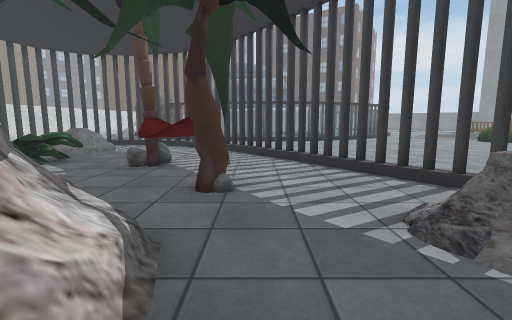
[1] (above)

24 first-person views from a walk through a 3-D level made in the Unity game engine. The camera is 1.2 m above the floor, tilts 8° down and sees 85° across. The floor is counted in squares, 1 m on a side. Each view is taken from the middle of a square. On the plan, view 1 faces up. The plan holds only what a view shows up to about 13 squares ahead; the rest is blank. The place goes on beyond the plan. The player is left out. Some animated figures are left out. Some surface patterns are stand-ins.

[2]
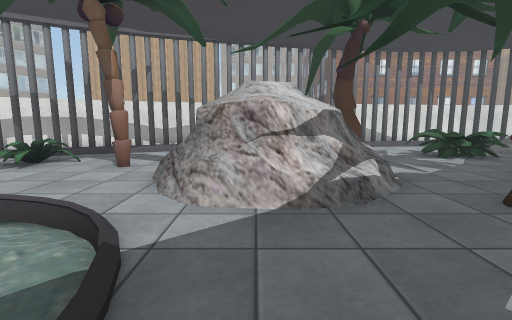

[3]
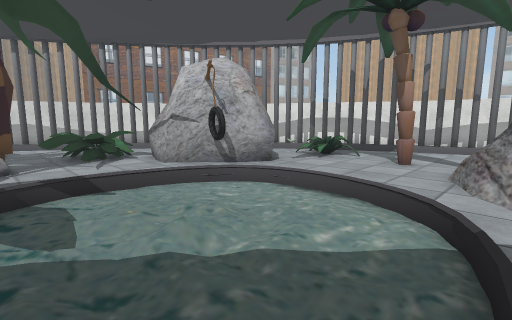

[4]
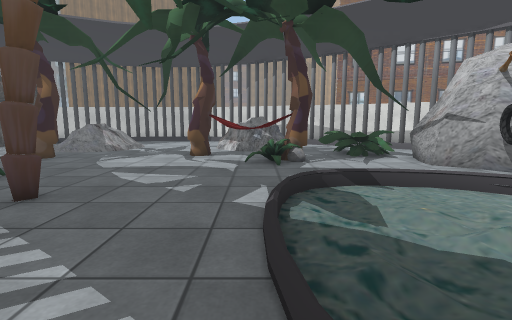

[5]
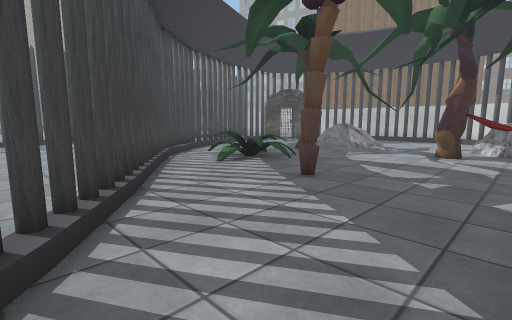

[6]
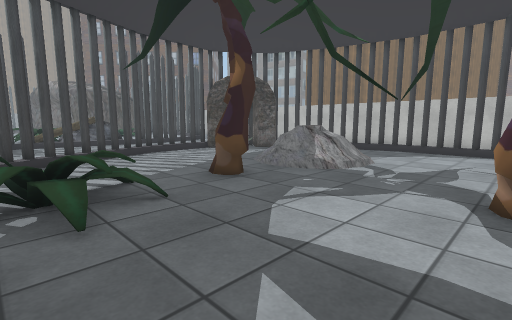

[7]
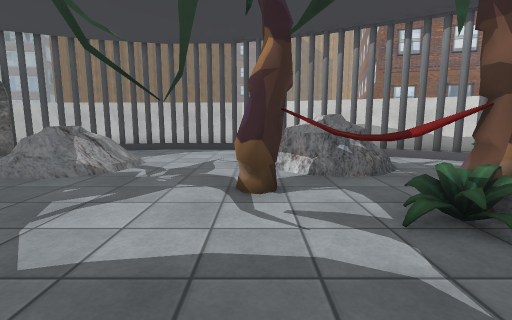

[8]
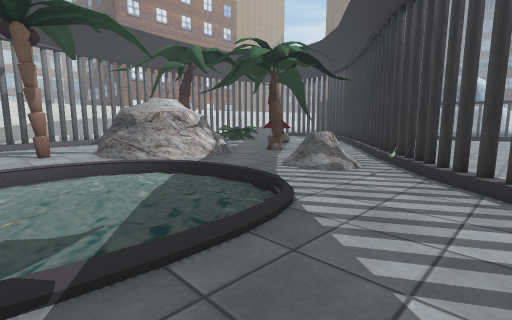

[9]
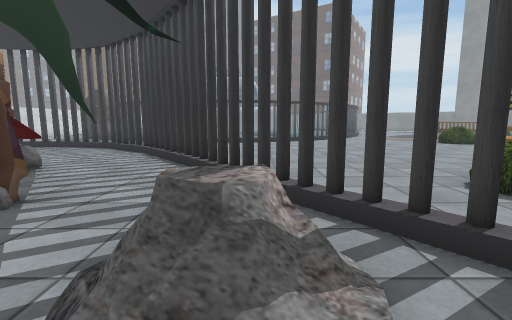

[10]
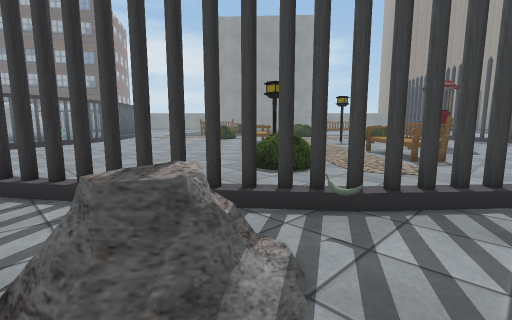

[11]
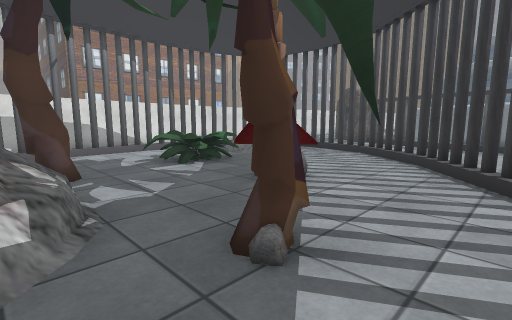

[12]
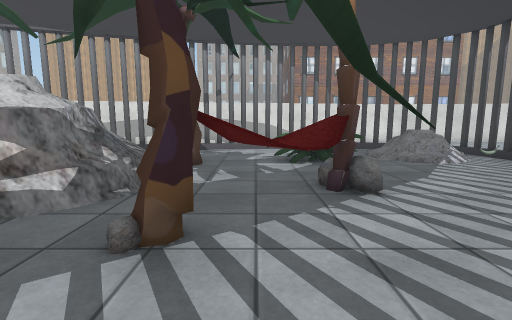

[13]
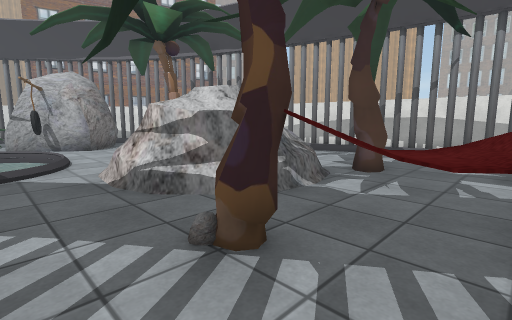

[14]
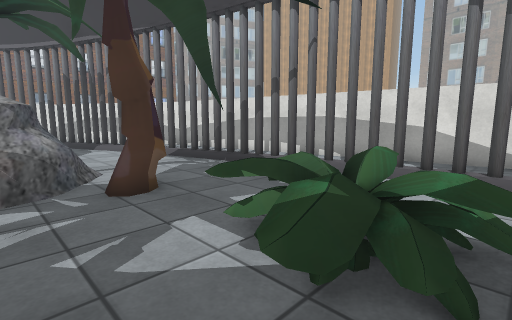

[15]
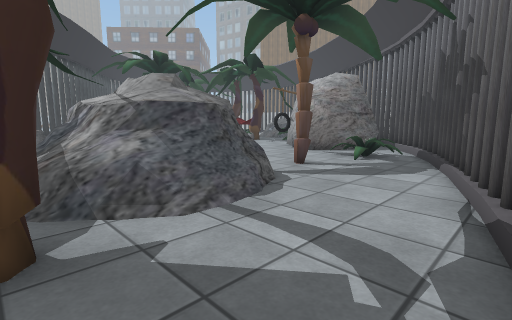

[16]
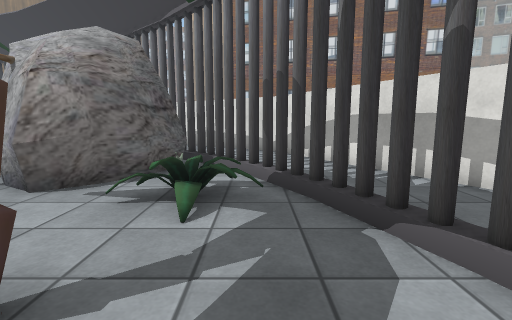

[17]
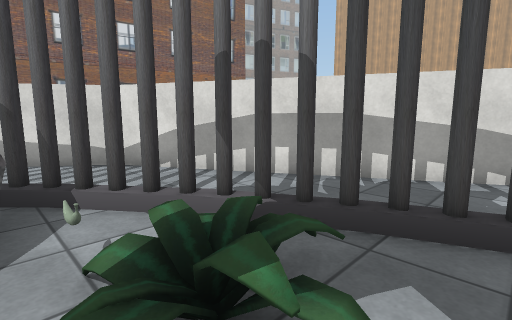

[18]
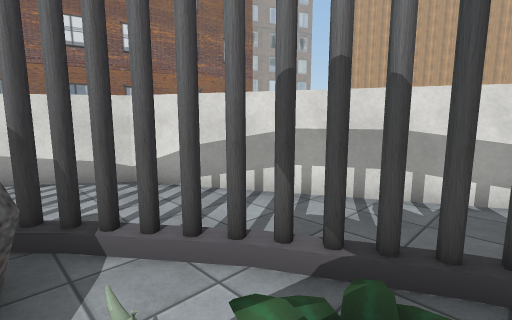

[19]
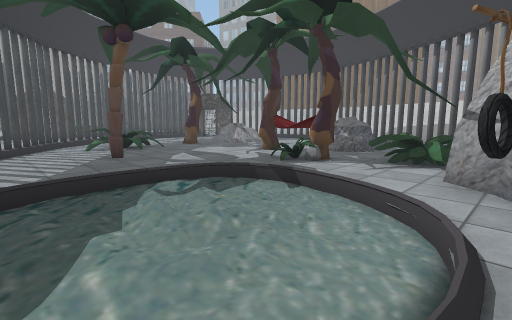

[20]
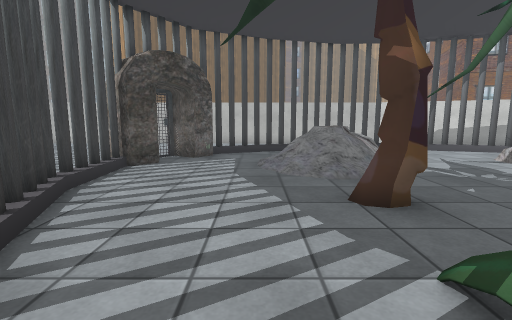

[21]
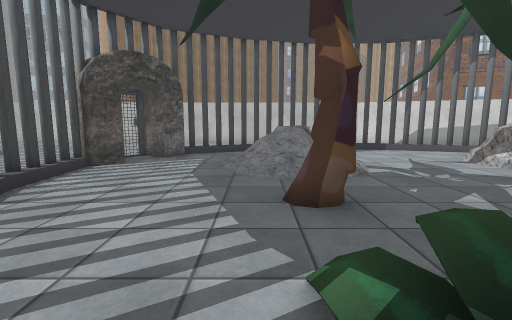

[22]
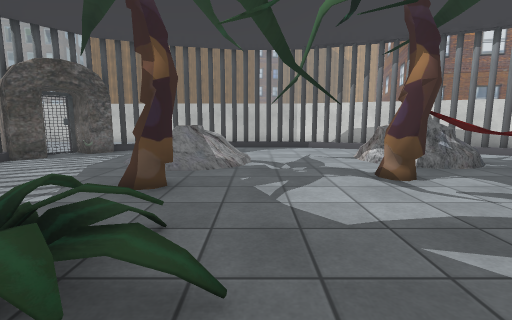

[23]
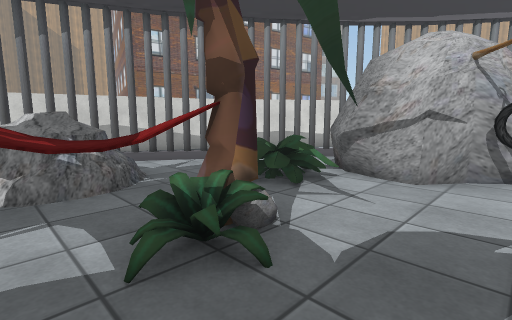

[24]
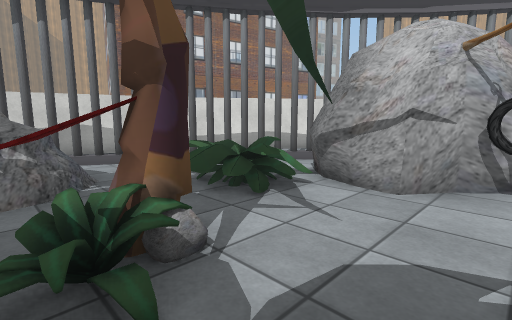

### Floor plan
Key: @ floor where view 1 was taken; # wall or solid block; x gap in a wall; . main floor; : floor 0.25 m higher than the main floor; - floor 0.25 m lower than the main floor; + floor 0.5 m higher than the main floor; * floor 1 m higher than the main floor; / step, stairs or slope; = window, fence, low wall or low ledge; ^ raised ledge; T thing the floor can be seen under or through; B banana; O other object.
Columns run from 12 left of view 1 to 19 right of it. Each row starts with its distance up from view 1.
 15            ..  ....
 14     xxxxx  ..  ..... ..
 13      ....##..  .........
 12   x  //O..##. ..........
 11   x /*/....## ..........=
 10   x.///.....#..........
  9   x...O......#........
  8   x.=O#=.#.#..x.......#
  7   x..==..^^...#T.....   ...
  6   x.......^^...T...== ...=.
  5   x........#....#...O...^^.
  4   x...#..........x.....=^^. ##
  3 # ##...=##=...x^x##....=^.....
  2 # ##...=#^=#..==.B##..........
  1 #. x...=#^==.......#x........
  0 #. x...=##==@.://....#..........
 -1 #. x....==#.-.../.....#x..  ....
 -2 #.  #....../....//......#
 -3 #   x...#../.../.........##
 -4  #..x../....-../-.........##
 -5  ##..T/=/...:-../......==..##
 -6   #..TTO.####///.......=#...x
 -7   ##..T.#####...........=...##
 -8    #..TT#  ##....O...........x
 -9    ##..##  ##x=##^^#.#..#....#
-10     #...####=+==.^^#..........x
-11     ##...###==#..//....///....x
-12      ##.. ####..#==...////....x.
-13       ##.   ##..===...// //O.##.
-14        ##    ###===..../  ..##
-15         ###    ##....... ..###.
-16           ##.    xx#.....#x#  ..
-17            ####    #xxxxx     ..
-18               ###

Where each view was taken, in squares from view 1:
view 1: 0 up, 0 right, facing up
view 2: 1 up, 3 right, facing left
view 3: 0 up, 4 right, facing down-left
view 4: 0 up, 5 right, facing down
view 5: 1 up, 5 right, facing down-right
view 6: 5 down, 7 right, facing down-right
view 7: 5 down, 7 right, facing down
view 8: 4 down, 7 right, facing up-left
view 9: 1 up, 3 right, facing up
view 10: 1 up, 2 right, facing up-right
view 11: 3 up, 1 right, facing up-left
view 12: 6 up, 2 right, facing left
view 13: 7 up, 1 right, facing down-left
view 14: 9 up, 4 left, facing down-left
view 15: 4 up, 9 left, facing down-right
view 16: 1 down, 6 left, facing down
view 17: 4 down, 4 left, facing down-left
view 18: 5 down, 4 left, facing down-left
view 19: 1 down, 1 left, facing down-right
view 20: 5 down, 14 right, facing down
view 21: 5 down, 13 right, facing down
view 22: 4 down, 10 right, facing down
view 23: 6 down, 6 right, facing down-left
view 24: 6 down, 5 right, facing down-left
